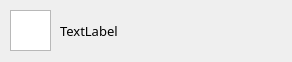
<?xml version="1.0" encoding="UTF-8"?>
<ui version="4.0">
 <class>InstanceCard</class>
 <widget class="QWidget" name="InstanseCard">
  <property name="geometry">
   <rect>
    <x>0</x>
    <y>0</y>
    <width>292</width>
    <height>62</height>
   </rect>
  </property>
  <property name="sizePolicy">
   <sizepolicy hsizetype="Preferred" vsizetype="Preferred">
    <horstretch>0</horstretch>
    <verstretch>0</verstretch>
   </sizepolicy>
  </property>
  <property name="windowTitle">
   <string>Form</string>
  </property>
  <widget class="QGraphicsView" name="serverIcon">
   <property name="geometry">
    <rect>
     <x>10</x>
     <y>10</y>
     <width>41</width>
     <height>41</height>
    </rect>
   </property>
   <property name="sizePolicy">
    <sizepolicy hsizetype="Fixed" vsizetype="Fixed">
     <horstretch>0</horstretch>
     <verstretch>0</verstretch>
    </sizepolicy>
   </property>
  </widget>
  <widget class="QLabel" name="serverName">
   <property name="geometry">
    <rect>
     <x>60</x>
     <y>10</y>
     <width>444</width>
     <height>41</height>
    </rect>
   </property>
   <property name="sizePolicy">
    <sizepolicy hsizetype="Maximum" vsizetype="Maximum">
     <horstretch>0</horstretch>
     <verstretch>0</verstretch>
    </sizepolicy>
   </property>
   <property name="font">
    <font>
     <family>MathJax_Size4</family>
     <pointsize>10</pointsize>
     <weight>50</weight>
     <bold>false</bold>
    </font>
   </property>
   <property name="frameShape">
    <enum>QFrame::NoFrame</enum>
   </property>
   <property name="text">
    <string>TextLabel</string>
   </property>
   <property name="textFormat">
    <enum>Qt::AutoText</enum>
   </property>
   <property name="scaledContents">
    <bool>false</bool>
   </property>
   <property name="alignment">
    <set>Qt::AlignLeading|Qt::AlignLeft|Qt::AlignVCenter</set>
   </property>
   <property name="wordWrap">
    <bool>false</bool>
   </property>
  </widget>
 </widget>
 <resources/>
 <connections/>
 <slots>
  <signal>onClicked()</signal>
 </slots>
</ui>
